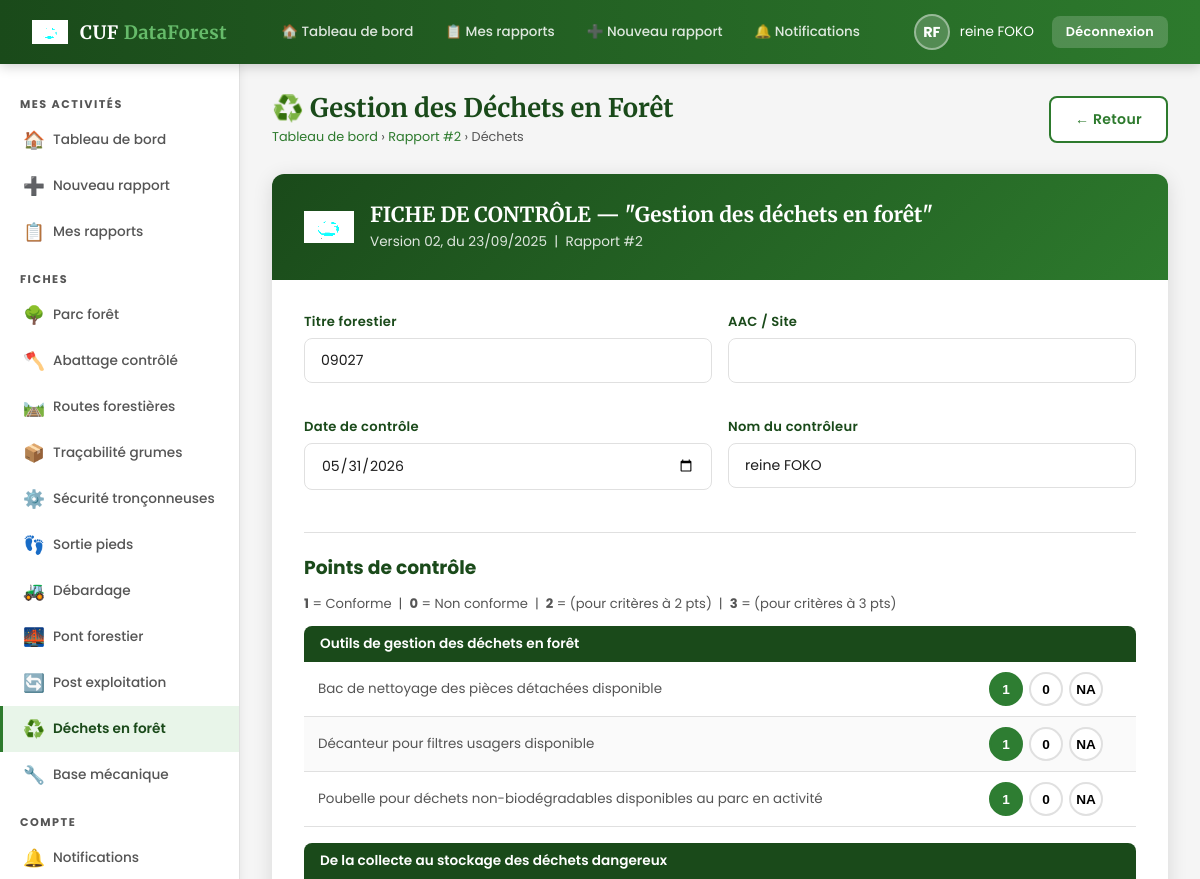
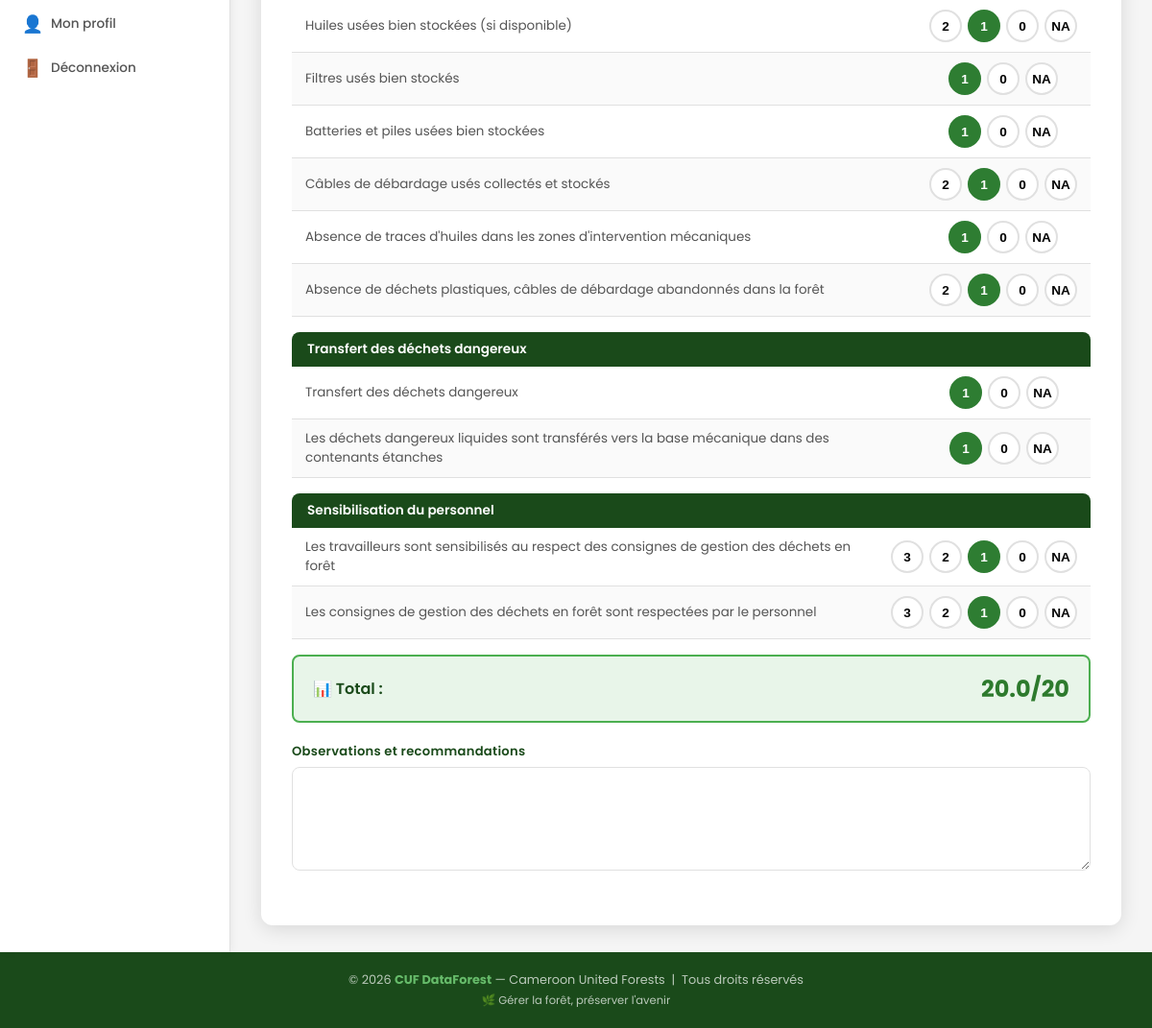
Screenshot of /pages/fiche_dechets.php?rapport_id=2 (signed in) with the database file from the repository (2 pictures, top to bottom).
### tables this page shows
CREATE TABLE `rapports` (
  `id` int(11) NOT NULL,
  `controleur_id` int(11) NOT NULL,
  `titre` varchar(200) DEFAULT NULL,
  `titre_forestier` varchar(100) DEFAULT NULL,
  `aac` varchar(50) DEFAULT NULL,
  `date_rapport` date NOT NULL,
  `statut` enum('brouillon','soumis','validé','rejeté') DEFAULT 'brouillon',
  `avis_global` text DEFAULT NULL,
  `note_globale` decimal(5,2) DEFAULT NULL,
  `date_soumission` datetime DEFAULT NULL,
  `date_validation` datetime DEFAULT NULL,
  `admin_id` int(11) DEFAULT NULL,
  `commentaire_admin` text DEFAULT NULL,
  `pdf_path` varchar(255) DEFAULT NULL,
  `date_creation` datetime DEFAULT current_timestamp()
);

CREATE TABLE `fiche_dechets_foret` (
  `id` int(11) NOT NULL,
  `rapport_id` int(11) NOT NULL,
  `titre_forestier` varchar(100) DEFAULT NULL,
  `aac` varchar(50) DEFAULT NULL,
  `nom_controleur` varchar(100) DEFAULT NULL,
  `date_controle` date DEFAULT NULL,
  `bac_nettoyage` varchar(5) DEFAULT NULL,
  `decanteur` varchar(5) DEFAULT NULL,
  `poubelle_non_biodeg` varchar(5) DEFAULT NULL,
  `huiles_usees` varchar(5) DEFAULT NULL,
  `filtres` varchar(5) DEFAULT NULL,
  `batteries` varchar(5) DEFAULT NULL,
  `cables_debardage` varchar(5) DEFAULT NULL,
  `absence_huiles` varchar(5) DEFAULT NULL,
  `absence_plastiques` varchar(5) DEFAULT NULL,
  `transfert_dechets` varchar(5) DEFAULT NULL,
  `transfert_contenants` varchar(5) DEFAULT NULL,
  `sensibilisation` varchar(5) DEFAULT NULL,
  `consignes_respectees` varchar(5) DEFAULT NULL,
  `total_points` decimal(5,2) DEFAULT NULL,
  `observations` text DEFAULT NULL
);

### pages/fiche_dechets.php (the view, shortened to what this page needs)
<?php
$db=getDB();$uid=$_SESSION['user_id'];
$rid=(int)($_GET['rapport_id']??0);
$stmt=$db->prepare("SELECT * FROM rapports WHERE id=?");$stmt->bind_param('i',$rid);$stmt->execute();
$rapport=$stmt->get_result()->fetch_assoc();
$existing=$db->query("SELECT * FROM fiche_dechets_foret WHERE rapport_id=$rid")->fetch_assoc();
include '../includes/header.php';
function vd($e,$f,$def=''){return htmlspecialchars($e[$f]??$def);}
function svd($e,$f){return $e[$f]??'';}
?>
<div class="page-header">
    <div><h1 class="page-title">♻️ Gestion des Déchets en Forêt</h1>
    <div class="breadcrumb"><a href="../dashboard_controleur.php">Tableau de bord</a> › <a href="rapport_edit.php?id=<?=$rid?>">Rapport #<?=$rid?></a> › Déchets</div></div>
    <a href="rapport_edit.php?id=<?=$rid?>" class="btn btn-secondary">← Retour</a>
</div>
<form method="POST" class="fiche-form-container fade-in">
<div class="fiche-form-header"><img src="../images/logo.png" alt="CUF"/>
    <div><h2>FICHE DE CONTRÔLE — "Gestion des déchets en forêt"</h2><p>Version 02, du 23/09/2025 &nbsp;|&nbsp; Rapport #<?=$rid?></p></div></div>
<div class="fiche-form-body">
    <div class="form-row mb-3">
        <div class="form-group"><label>Titre forestier</label><input type="text" name="titre_forestier" class="form-control" value="<?=vd($existing,'titre_forestier',$rapport['titre_forestier']??'')?>"/></div>
        <div class="form-group"><label>AAC / Site</label><input type="text" name="aac" class="form-control" value="<?=vd($existing,'aac',$rapport['aac']??'')?>"/></div>
        <div class="form-group"><label>Date de contrôle</label><input type="date" name="date_controle" class="form-control" value="<?=vd($existing,'date_controle',date('Y-m-d'))?>"/></div>
        <div class="form-group"><label>Nom du contrôleur</label><input type="text" name="nom_controleur" class="form-control" value="<?=vd($existing,'nom_controleur',$_SESSION['prenom'].' '.$_SESSION['nom'])?>"/></div>
    </div>
    <hr class="divider"/>
    <h3 style="color:var(--vert-fonce);margin-bottom:12px;">Points de contrôle</h3>
    <p style="font-size:0.82rem;color:var(--gris-texte);margin-bottom:12px;"><strong>1</strong> = Conforme &nbsp;|&nbsp; <strong>0</strong> = Non conforme &nbsp;|&nbsp; <strong>2</strong> = (pour critères à 2 pts) &nbsp;|&nbsp; <strong>3</strong> = (pour critères à 3 pts)</p>
    <?php
    $sections=[
        'Outils de gestion des déchets en forêt'=>[
            ['bac_nettoyage','Bac de nettoyage des pièces détachées disponible',1],
            ['decanteur','Décanteur pour filtres usagers disponible',1],
            ['poubelle_non_biodeg','Poubelle pour déchets non-biodégradables disponibles au parc en activité',1],
        ],
        'De la collecte au stockage des déchets dangereux'=>[
            ['huiles_usees','Huiles usées bien stockées (si disponible)',2],
            ['filtres','Filtres usés bien stockés',1],
            ['batteries','Batteries et piles usées bien stockées',1],
            ['cables_debardage','Câbles de débardage usés collectés et stockés',2],
            ['absence_huiles','Absence de traces d\'huiles dans les zones d\'intervention mécaniques',1],
            ['absence_plastiques','Absence de déchets plastiques, câbles de débardage abandonnés dans la forêt',2],
        ],
        'Transfert des déchets dangereux'=>[
            ['transfert_dechets','Transfert des déchets dangereux',1],
            ['transfert_contenants','Les déchets dangereux liquides sont transférés vers la base mécanique dans des contenants étanches',1],
        ],
        'Sensibilisation du personnel'=>[
            ['sensibilisation','Les travailleurs sont sensibilisés au respect des consignes de gestion des déchets en forêt',3],
            ['consignes_respectees','Les consignes de gestion des déchets en forêt sont respectées par le personnel',3],
        ],
    ];
    foreach($sections as $section=>$items):?>
    <div style="margin-bottom:16px;">
        <div style="background:var(--vert-fonce);color:white;padding:8px 16px;font-weight:600;font-size:0.85rem;border-radius:var(--radius-sm) var(--radius-sm) 0 0;"><?=$section?></div>
        <table class="criteres-table" style="margin-bottom:0;">
            <tbody>
            <?php foreach($items as[$key,$texte,$pts]):?>
            <tr data-pts="<?=$pts?>">
                <td style="font-size:0.84rem;"><?=$texte?></td>
                <td style="width:180px;">
                    <div class="critere-score">
                        <?php for($v=$pts;$v>=0;$v--):?>
                        <button type="button" class="score-btn <?=svd($existing,$key)==(string)$v?'selected-'.($v>0?'1':'0'):''?>" data-val="<?=$v?>"><?=$v?></button>
                        <?php endfor;?>
                        <button type="button" class="score-btn <?=svd($existing,$key)==='NA'?'selected-na':''?>" data-val="NA">NA</button>
                    </div>
                </td>
            </tr>
            <?php endforeach;?>
            </tbody>
        </table>
    </div>
    <?php endforeach;?>
    <div class="total-bar"><span class="total-label">📊 Total :</span><span class="total-value" id="total-display"><?=vd($existing,'total_points','0')?>/20</span></div>
    <div class="form-group mt-2"><label>Observations et recommandations</label><textarea name="observations" class="form-control" rows="4"><?=vd($existing,'observations')?></textarea></div>
</div></form>
<?php include '../includes/footer.php';?>

### css/style.css (style rules this page uses)
:root { --vert-fonce: #1a4a1a; --vert-moyen: #2d7a2d; --vert-clair: #4caf50; --vert-pale: #e8f5e9; --vert-accent: #66bb6a; --blanc: #ffffff; --gris-clair: #f5f5f5; --gris-moyen: #e0e0e0; --gris-texte: #555555; --noir-doux: #1c1c1c; --orange-alerte:#ff9800; --rouge: #e53935; --bleu-info: #1976d2; --ombre: 0 4px 20px rgba(0,0,0,0.12); --ombre-forte: 0 8px 32px rgba(0,0,0,0.18); --radius: 12px; --radius-sm: 8px; --transition: all 0.3s ease; }
* { margin: 0; padding: 0; box-sizing: border-box; }
body { font-family: 'Poppins', sans-serif; background: var(--gris-clair); color: var(--noir-doux); min-height: 100vh; }
.form-group { margin-bottom: 18px; }
.form-group label { display: block; font-size: 0.82rem; font-weight: 600; color: var(--vert-fonce); margin-bottom: 6px; letter-spacing: 0.3px; }
.form-control { width: 100%; padding: 11px 16px; border: 1.5px solid var(--gris-moyen); border-radius: var(--radius-sm); font-family: 'Poppins', sans-serif; font-size: 0.88rem; color: var(--noir-doux); background: white; transition: var(--transition); outline: none; }
textarea.form-control { resize: vertical; min-height: 80px; }
.form-row { display: grid; grid-template-columns: 1fr 1fr; gap: 16px; }
.btn { padding: 11px 24px; border: none; border-radius: var(--radius-sm); font-family: 'Poppins', sans-serif; font-size: 0.88rem; font-weight: 600; cursor: pointer; transition: var(--transition); display: inline-flex; align-items: center; gap: 8px; text-decoration: none; letter-spacing: 0.3px; }
.btn-secondary { background: white; color: var(--vert-moyen); border: 2px solid var(--vert-moyen); }
.page-header { margin-bottom: 28px; display: flex; align-items: center; justify-content: space-between; flex-wrap: wrap; gap: 12px; }
.page-title { font-family: 'Merriweather', serif; font-size: 1.6rem; color: var(--vert-fonce); display: flex; align-items: center; gap: 10px; }
.breadcrumb { font-size: 0.8rem; color: var(--gris-texte); margin-top: 4px; }
.breadcrumb a { color: var(--vert-moyen); text-decoration: none; }
table { width: 100%; border-collapse: collapse; font-size: 0.85rem; }
tbody tr { border-bottom: 1px solid var(--gris-moyen); transition: var(--transition); }
tbody tr:last-child { border-bottom: none; }
td { padding: 11px 16px; color: var(--gris-texte); vertical-align: middle; }
.fiche-form-container { background: white; border-radius: var(--radius); box-shadow: var(--ombre); overflow: hidden; }
.fiche-form-header { background: linear-gradient(135deg, var(--vert-fonce), var(--vert-moyen)); color: white; padding: 28px 32px; display: flex; align-items: center; gap: 16px; }
.fiche-form-header img { width: 50px; filter: brightness(10); }
.fiche-form-header h2 { font-size: 1.3rem; font-family: 'Merriweather', serif; }
.fiche-form-header p { font-size: 0.85rem; opacity: 0.85; margin-top: 4px; }
.fiche-form-body { padding: 32px; }
.criteres-table { width: 100%; border-collapse: collapse; margin-bottom: 24px; font-size: 0.85rem; }
.criteres-table td { padding: 10px 14px; border-bottom: 1px solid var(--gris-moyen); vertical-align: middle; }
.criteres-table tr:nth-child(even) td { background: #fafafa; }
.critere-score { display: flex; align-items: center; justify-content: center; gap: 6px; }
.score-btn { width: 34px; height: 34px; border: 2px solid var(--gris-moyen); border-radius: 50%; background: white; cursor: pointer; font-size: 0.85rem; font-weight: 600; transition: var(--transition); display: flex; align-items: center; justify-content: center; }
.score-btn.selected-1 { background: #2e7d32; color: white; border-color: #2e7d32; }
.total-bar { background: var(--vert-pale); border: 2px solid var(--vert-clair); border-radius: var(--radius-sm); padding: 16px 20px; display: flex; align-items: center; justify-content: space-between; margin-bottom: 20px; }
.total-label { font-weight: 600; color: var(--vert-fonce); }
.total-value { font-size: 1.5rem; font-weight: 700; color: var(--vert-moyen); }
.mb-3 { margin-bottom: 24px; }
.mt-2 { margin-top: 16px; }
.divider { border: none; border-top: 1px solid var(--gris-moyen); margin: 20px 0; }
.fade-in { animation: fadeIn 0.4s ease forwards; }

### rows the page displays
rapports: titre_forestier "09027"
fiche_dechets_foret: date_controle "05/31/2026", nom_controleur "reine FOKO"

### other values shown
$initiales "RF"
$rid "2"
$section "Outils de gestion des déchets en forêt"
$texte "Bac de nettoyage des pièces détachées disponible"
$texte "Décanteur pour filtres usagers disponible"
$texte "Poubelle pour déchets non-biodégradables disponibles au parc en activité"
$section "De la collecte au stockage des déchets dangereux"
$texte "Huiles usées bien stockées (si disponible)"
$texte "Filtres usés bien stockés"
$texte "Batteries et piles usées bien stockées"
$texte "Câbles de débardage usés collectés et stockés"
$texte "Absence de traces d'huiles dans les zones d'intervention mécaniques"
$texte "Absence de déchets plastiques, câbles de débardage abandonnés dans la forêt"
$section "Transfert des déchets dangereux"
$texte "Transfert des déchets dangereux"
